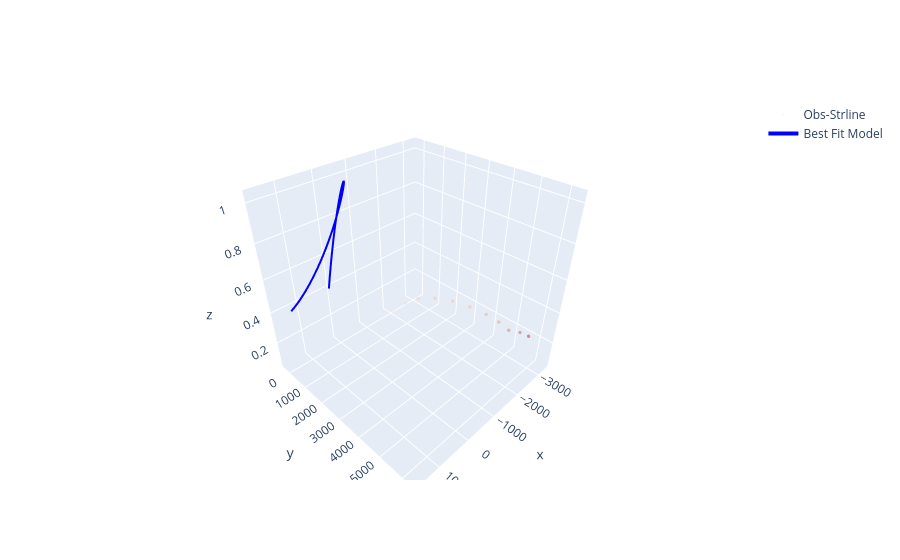
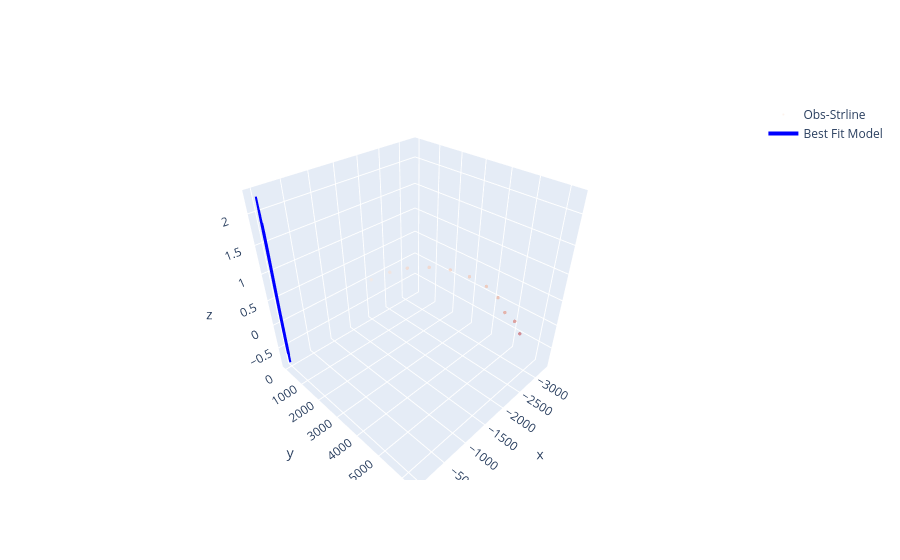
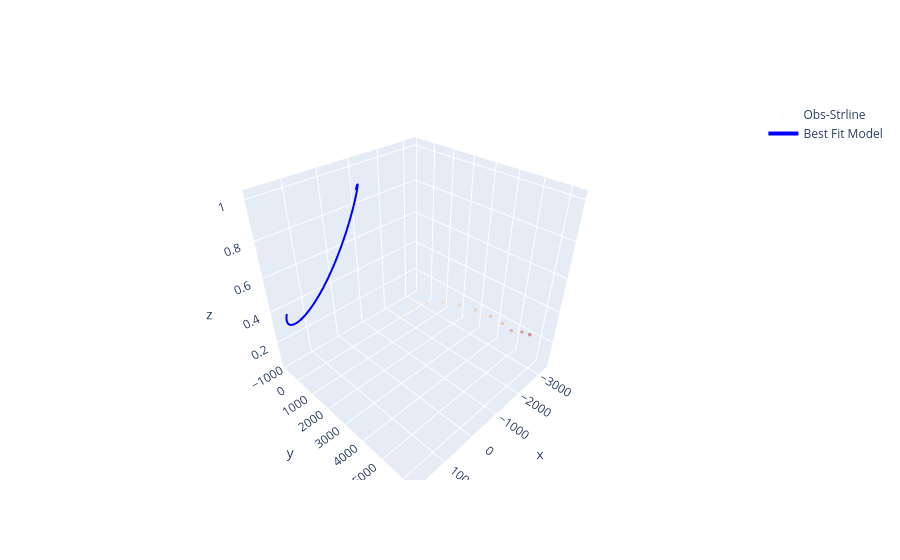
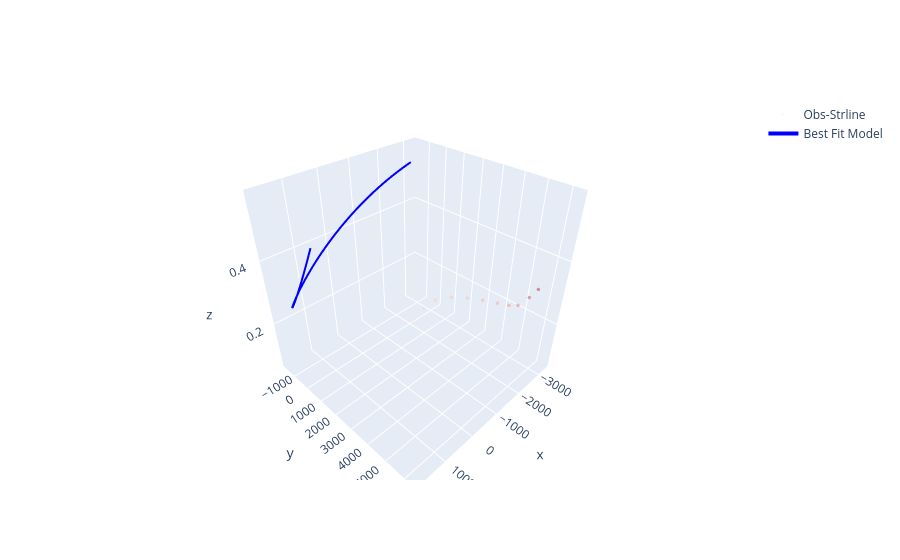

The notebook cell these images were saved under, in order:
### Code cell
nk = 100
nR = 200
n_min = 10
k_array = np.linspace(0.01, 0.6, nk) * np.pi / (np.max(R) - np.min(R))
R_0f = np.zeros_like(k_array)
R_0g = np.zeros_like(k_array)
R_0_array = np.linspace(0, np.pi / k_array[0], nR)
f_kR_re = np.zeros_like(R_0_array)
g_kR_re = np.zeros_like(R_0_array)
Rf_root = np.zeros([nk, 4])
Rg_root = np.zeros([nk, 4])
gf_root = np.ones([nk, 4])
gg_root = np.ones([nk, 4])
params = [X_r[2:-4], Z_r[2:-4], R[2:-4]]
Rf_temp = np.zeros(4)
Rg_temp = np.zeros(4)
chi_square = np.zeros((nk, nR))
clac_Inclination = np.zeros((nk, nR))
clac_phi_par = np.zeros((nk, nR))
clac_theta_par = np.zeros((nk, nR))
clac_omega_ref = np.zeros((nk, nR))
clac_t = np.zeros((nk, nR))
chi_square_min = np.zeros((4, n_min, 2))
inds_f = [0, 1]
inds_g = [0, 1]

for ik in range(nk)[::1]:
    R_0_array = np.linspace(0, np.pi / k_array[ik], nR)
    for i in range(nR):
        chi_square[ik, i] = pss.chi_square(R_0_array[i], k_array[ik], params)
        A, B, C, clac_Inclination[ik, i], clac_phi_par[ik, i], clac_theta_par[ik, i], clac_omega_ref[ik, i], clac_t[ik, i] = pss.calc_params(R_0_array[i], k_array[ik], params, radius_ref_au)


for ik in range(nk)[::1]:
    R_0_array = np.linspace(0, np.pi / k_array[ik], nR)
    for i in range(nR):
        f_kR_re[i] = pss.f_kR(R_0_array[i], k_array[ik], params)
        g_kR_re[i] = pss.g_kR(R_0_array[i], k_array[ik], params)
        # chi_square[ik, i] = pss.chi_square(R_0_array[i], k_array[ik], params)
    plt.plot(R_0_array * k_array[ik], f_kR_re / np.max(f_kR_re))
    plt.plot(R_0_array * k_array[ik], g_kR_re / np.max(g_kR_re), '--')
    f_ind = np.where(f_kR_re[:-1] * f_kR_re[1:]<0)[0]
    g_ind = np.where(g_kR_re[:-1] * g_kR_re[1:]<0)[0]
    # print(g_ind)

    # n_root = len(f_ind)
    for i in range(len(f_ind)):
        R_0_array_temp = np.linspace(R_0_array[f_ind[i]], R_0_array[f_ind[i] + 1], nR)
        for i_r in range(nR):
            f_kR_re[i_r] = pss.f_kR(R_0_array_temp[i_r], k_array[ik], params)
            # g_kR_re[i] = pss.g_kR(R_0_array[i], k_array[ik], params)

        f_ind_temp = np.where(f_kR_re[:-1] * f_kR_re[1:]<0)[0]
        # g_ind = np.where(g_kR_re[:-1] * g_kR_re[1:]<0)[0]
        # Rf_root[ik, i] = (f_kR_re[f_ind[i] + 1] * R_0_array[f_ind[i]] - f_kR_re[f_ind[i]] * R_0_array[f_ind[i] + 1]) / (f_kR_re[f_ind[i] + 1] - f_kR_re[f_ind[i]])
        Rf_temp[i] = (f_kR_re[f_ind_temp[0] + 1] * R_0_array_temp[f_ind_temp[0]] - f_kR_re[f_ind_temp[0]] * R_0_array_temp[f_ind_temp[0] + 1]) / (f_kR_re[f_ind_temp[0] + 1] - f_kR_re[f_ind_temp[0]])
        
        
    for i in range(len(g_ind)):

        R_0_array_temp = np.linspace(R_0_array[g_ind[i]], R_0_array[g_ind[i] + 1], nR)
        for i_r in range(nR):
            g_kR_re[i_r] = pss.g_kR(R_0_array_temp[i_r], k_array[ik], params)
        g_ind_temp = np.where(g_kR_re[:-1] * g_kR_re[1:]<0)[0]
        Rg_temp[i] = (g_kR_re[g_ind_temp[0] + 1] * R_0_array_temp[g_ind_temp[0]] - g_kR_re[g_ind_temp[0]] * R_0_array_temp[g_ind_temp[0] + 1]) / (g_kR_re[g_ind_temp[0] + 1] - g_kR_re[g_ind_temp[0]])
        
    Rf_root[ik, :] = Rf_temp[:]
    Rg_root[ik, :] = Rg_temp[:]
plt.axhline(0, c='k')
plt.show()

# 用 clac_Inclination 的 nan 位置，遮罩掉 chi_square 對應值
valid_mask = ~np.isnan(clac_Inclination).ravel()

for i_root in range(4):
    # ====== 新增：找出 chi_square 前50小的值和位置（NaN 已被遮掉） ======
    chi_flat = chi_square.ravel()
    sorted_indices_1d = np.argsort(chi_flat[valid_mask])[:n_min]
    valid_indices_1d = np.where(valid_mask)[0][sorted_indices_1d]
    sorted_indices_2d = np.array(np.unravel_index(valid_indices_1d, chi_square.shape)).T

    # 儲存
    chi_square_min[i_root] = sorted_indices_2d

    # 畫紅色 x
for i, j in sorted_indices_2d:
    plt.scatter(k_array[i], j * np.pi / chi_square.shape[1], marker='x', color='r', s=30, linewidths=2)

# 畫 chi_square 背景圖
chi_square_im = plt.imshow(chi_square.T, origin='lower',
                            extent=[k_array[0], k_array[-1], 0, np.pi],
                            aspect=k_array[-1] / np.pi)
plt.ylim(0, np.pi)
plt.xlabel("k")
plt.ylabel("kR")
plt.colorbar(chi_square_im, label='Chi-square')
plt.show()

    # 畫紅色 x
for i, j in sorted_indices_2d:
    plt.scatter(k_array[i], j * np.pi / chi_square.shape[1], marker='x', color='r', s=30, linewidths=2)
inclina_im = plt.imshow(clac_Inclination.T, origin='lower', 
                        extent=[k_array[0], k_array[-1], 0, np.pi],
                        aspect=k_array[-1] / np.pi)

plt.ylim(0, np.pi)
plt.xlabel("k")
plt.ylabel("kR")
plt.colorbar(inclina_im, label='Inclination')
plt.show()

    # 畫紅色 x
for i, j in sorted_indices_2d:
    plt.scatter(k_array[i], j * np.pi / chi_square.shape[1], marker='x', color='r', s=30, linewidths=2)
phi_im = plt.imshow(clac_phi_par.T, origin='lower', 
                        extent=[k_array[0], k_array[-1], 0, np.pi],
                        aspect=k_array[-1] / np.pi)

plt.ylim(0, np.pi)
plt.xlabel("k")
plt.ylabel("kR")
plt.colorbar(phi_im, label='phi')
plt.show()

    # 畫紅色 x
for i, j in sorted_indices_2d:
    plt.scatter(k_array[i], j * np.pi / chi_square.shape[1], marker='x', color='r', s=30, linewidths=2)
theta_im = plt.imshow(clac_theta_par.T, origin='lower', 
                        extent=[k_array[0], k_array[-1], 0, np.pi],
                        aspect=k_array[-1] / np.pi)

plt.ylim(0, np.pi)
plt.xlabel("k")
plt.ylabel("kR")
plt.colorbar(theta_im, label='theta')
plt.show()

    # 畫紅色 x
for i, j in sorted_indices_2d:
    plt.scatter(k_array[i], j * np.pi / chi_square.shape[1], marker='x', color='r', s=30, linewidths=2)
omega_im = plt.imshow(clac_omega_ref.T, origin='lower', 
                        extent=[k_array[0], k_array[-1], 0, np.pi],
                        aspect=k_array[-1] / np.pi)

plt.ylim(0, np.pi)
plt.xlabel("k")
plt.ylabel("kR")
plt.colorbar(omega_im, label='omega')
plt.show()

    # 畫紅色 x
for i, j in sorted_indices_2d:
    plt.scatter(k_array[i], j * np.pi / chi_square.shape[1], marker='x', color='r', s=30, linewidths=2)
t_im = plt.imshow(clac_t.T, origin='lower', 
                        extent=[k_array[0], k_array[-1], 0, np.pi],
                        aspect=k_array[-1] / np.pi)

plt.ylim(0, np.pi)
plt.xlabel("k")
plt.ylabel("kR")
plt.colorbar(t_im, label='t')
plt.show()

for i in range(n_min):
    R_0_array = np.linspace(0, np.pi / k_array[int(chi_square_min[0,i,0])], nR)
    A, B, C, inclin, phi_par, theta_par, omega_ref, t = pss.calc_params(R_0_array[int(chi_square_min[0,i,1])], k_array[int(chi_square_min[0,i,0])], params, radius_ref_au)
    print(i, 'A B C R k')
    print(A, B, C, R_0_array[int(chi_square_min[0,i,1])], k_array[int(chi_square_min[0,i,0])], chi_square[int(chi_square_min[0,i,0]), int(chi_square_min[0,i,1])] / 1e11)
    print('Parameters')
    print(np.rad2deg(inclin), np.rad2deg(theta_par), omega_ref, t / 86400 / 365 / 1e6, np.rad2deg(phi_par))
    print(np.rad2deg(clac_Inclination[int(chi_square_min[0,i,0]), int(chi_square_min[0,i,1])]), np.rad2deg(clac_theta_par[int(chi_square_min[0,i,0]), int(chi_square_min[0,i,1])]), clac_omega_ref[int(chi_square_min[0,i,0]), int(chi_square_min[0,i,1])], clac_t[int(chi_square_min[0,i,0]), int(chi_square_min[0,i,1])] / 86400 / 365 / 1e6, np.rad2deg(clac_phi_par[int(chi_square_min[0,i,0]), int(chi_square_min[0,i,1])]))

    plt.plot(R[2:-4], X_r[2:-4])
    plt.plot(R[2:-4], Z_r[2:-4])
    plt.plot(R[2:-4], A * np.cos(k_array[int(chi_square_min[0,i,0])] * ( R[2:-4] + R_0_array[int(chi_square_min[0,i,1])])))
    plt.plot(R[2:-4], B * np.sin(k_array[int(chi_square_min[0,i,0])] * ( R[2:-4] + R_0_array[int(chi_square_min[0,i,1])])) + C)
    plt.show()
    # **使用最佳參數計算最終擬合結果**
    Theta_best = theta_par
    Phi_best = phi_par
    T_best = t / 86400 / 365 / 1e6
    Inclination_best = inclin
    Omega_best = omega_ref
    x_best, y_best, z_best, u_best, v_best, w_best = pss.PSS_model(Theta_best, Phi_best, Inclination_best, radius_ref_au, 
                                                                T_best, Omega_best, 2.5e3, 7.5e3, 50)

    # **確保 `PSS_model` 的輸出也是 AU 單位**
    # x_best, y_best, v_best = np.array(x_best), np.array(y_best), np.array(v_rotat)  # AU 單位
    v_refine = v_means_LS_m + 660 * np.sin(inclin) * np.cos(theta_par)
    """回去算一次R, X_r, Z_r"""
    
    x_fitresult = x_best * np.cos(pa_rad) - z_best * np.sin(pa_rad)
    z_fitresult = x_best * np.sin(pa_rad) + z_best * np.cos(pa_rad)

    x_means_ori_AU = x_means * AU_per_pixel  # 以影像中心 (128, 128) 為基準
    z_means_ori_AU = z_means * AU_per_pixel  # 以影像中心 (128, 128) 為基準


    x_axis_range = [-10000, 10000]
    y_axis_range = [-10000, 10000]
    z_axis_range = [-1, 1]

    # **畫出 3D 圖**
    fig = go.Figure()

    # **Obs-line 觀測點（目標曲線）**
    fig.add_trace(go.Scatter3d(
        x=x_means_ori_AU, y=z_means_ori_AU, z=v_means_LS_km,
        mode='markers',
        marker=dict(
            size=marker_size, 
            color=v_means_LS_km, 
            colorscale='RdBu_r',
            cauto=False, cmin=-0.5, cmax=0.5,
            opacity=0.5,
        ),
        name="Obs-Strline"
    ))

    # **PSS Model 擬合曲線（最佳匹配）**
    # fig.add_trace(go.Scatter3d(
    #     x=x_fitresult, y=y_fitresult, z=v_best,
    #     mode='markers',
    #     marker=dict(
    #         size=marker_size, 
    #         color=v_best, 
    #         colorscale='RdBu_r',
    #         cauto=False, cmin=-0.5, cmax=0.6,
    #         opacity=0.5,
    #     ),
    #     name="Best Fit Model"
    # ))
    fig.add_trace(go.Scatter3d(
        x=x_fitresult, y=z_fitresult, z=v_best,
        mode='lines',
        line=dict(color='blue', width=4),
        name="Best Fit Model"
    ))

    # **添加原始觀測數據**
    # fig.add_trace(go.Scatter3d(
    #     x=x_AU, y=y_AU, z=z_LS,
    #     mode='markers',
    #     marker=dict(
    #         size=marker_size, 
    #         color=z_LS, 
    #         colorscale='RdBu_r',
    #         cauto=False, cmin=-0.5, cmax=0.6,
    #         opacity=0.5,
    #         colorbar=dict(title="(km/s)", orientation='h', x=0.5, y=-0.4)
    #     ),
    #     name="Original Data"
    # ))

    # **設定 3D 圖軸**
    # fig.update_layout(
    #     title="Obs-Strline Fit vs. PSS Model Best Fit",
    #     scene=dict(
    #         xaxis_title="X (AU)",
    #         yaxis_title="Y (AU)",
    #         zaxis_title="Z (km/s)",
    #         xaxis = dict(nticks=4, range=x_axis_range,),
    #         yaxis = dict(nticks=4, range=y_axis_range,),
    #         zaxis = dict(nticks=4, range=z_axis_range,),
    #         aspectmode="manual",
    #         aspectratio=dict(x=1, y=1, z=1)
    #     ),
    #     margin=dict(l=0, r=0, b=0, t=40),
    # )
    # fig.update_traces(colorbar = dict(orientation='h', y = -0.25, x = 0.5))

    
    fig.show()




# for i_root in range(4):
#     # 畫根的位置
#     plt.scatter(k_array, Rf_root[:, i_root] * k_array, c='C0', s=10)
#     plt.scatter(k_array, Rg_root[:, i_root] * k_array, c='C1', s=10)


# plt.imshow(clac_Inclination.T, origin='lower',)
# plt.show()
# for i_root in range(4):
#     # 畫根的位置
#     plt.scatter(k_array, Rf_root[:, i_root] * k_array, c='C0', s=10)
#     plt.scatter(k_array, Rg_root[:, i_root] * k_array, c='C1', s=10)
# fig = plt.figure(figsize=(8.27, 8.27))
# ax  = fig.add_subplot(111)

### Figure 1 — Plotly figure (JSON) as saved in the notebook; plotly's stock layout.template omitted (floating-point values rounded to 4 significant figures)
{"data": [{"marker": {"cauto": false, "cmax": 0.5, "cmin": -0.5, "color": [0.05856, 0.09565, 0.1241, 0.1388, 0.1493, 0.166, 0.1882, 0.2154, 0.2577, 0.3093, 0.3647], "colorscale": [[0, "rgb(5,48,97)"], [0.1, "rgb(33,102,172)"], [0.2, "rgb(67,147,195)"], [0.3, "rgb(146,197,222)"], [0.4, "rgb(209,229,240)"], [0.5, "rgb(247,247,247)"], [0.6, "rgb(253,219,199)"], [0.7, "rgb(244,165,130)"], [0.8, "rgb(214,96,77)"], [0.9, "rgb(178,24,43)"], [1, "rgb(103,0,31)"]], "opacity": 0.5, "size": 2}, "mode": "markers", "name": "Obs-Strline", "type": "scatter3d", "x": [-1975.0, -2382.0, -2708.0, -3028.0, -3249.0, -3308.0, -3248.0, -3074.0, -2751.0, -2608.0, -2338.0], "y": [169.9, 370.5, 703.3, 1295.0, 2015.0, 2865.0, 3743.0, 4496.0, 5217.0, 5777.0, 6301.0], "z": [0.05856, 0.09565, 0.1241, 0.1388, 0.1493, 0.166, 0.1882, 0.2154, 0.2577, 0.3093, 0.3647]}, {"line": {"color": "blue", "width": 4}, "mode": "lines", "name": "Best Fit Model", "type": "scatter3d", "x": [45.52, -28.91, -99.88, -165.4, -224.0, -274.7, -316.6, -349.4, -373.0, -387.4, -392.9, -389.8, -378.5, -359.6, -333.6, -301.1, -262.6, -218.8, -170.2, -117.5, -61.15, -1.694, 60.36, 124.5, 190.4, 257.5, 325.5, 394.0, 462.8, 531.4, 599.6, 667.2, 734.0, 799.6, 864.1, 927.1, 988.6, 1048.0, 1106.0, 1163.0, 1217.0, 1269.0, 1319.0, 1367.0, 1412.0, 1456.0, 1497.0, 1536.0, 1573.0, 1607.0], "y": [-274.4, -261.7, -235.4, -196.9, -148.0, -90.46, -25.97, 43.85, 117.5, 193.5, 270.8, 348.1, 424.6, 499.4, 571.8, 641.1, 707.0, 769.0, 826.8, 880.1, 928.8, 972.8, 1012.0, 1046.0, 1076.0, 1101.0, 1121.0, 1137.0, 1148.0, 1155.0, 1158.0, 1157.0, 1152.0, 1143.0, 1131.0, 1116.0, 1097.0, 1076.0, 1052.0, 1025.0, 995.8, 964.3, 930.7, 895.1, 857.8, 818.8, 778.3, 736.5, 693.4, 649.2], "z": [0.3987, 0.4734, 0.5481, 0.6203, 0.6882, 0.7505, 0.8066, 0.8561, 0.8988, 0.9347, 0.9642, 0.9875, 1.005, 1.017, 1.025, 1.028, 1.027, 1.022, 1.015, 1.005, 0.992, 0.9776, 0.9615, 0.9441, 0.9255, 0.9061, 0.8861, 0.8656, 0.8447, 0.8238, 0.8028, 0.7819, 0.7612, 0.7408, 0.7208, 0.7012, 0.682, 0.6634, 0.6453, 0.6278, 0.6109, 0.5946, 0.579, 0.564, 0.5496, 0.5359, 0.5228, 0.5104, 0.4986, 0.4874]}], "layout": {}}

### Figure 2 — Plotly figure (JSON) as saved in the notebook; plotly's stock layout.template omitted (floating-point values rounded to 4 significant figures)
{"data": [{"marker": {"cauto": false, "cmax": 0.5, "cmin": -0.5, "color": [0.05856, 0.09565, 0.1241, 0.1388, 0.1493, 0.166, 0.1882, 0.2154, 0.2577, 0.3093, 0.3647], "colorscale": [[0, "rgb(5,48,97)"], [0.1, "rgb(33,102,172)"], [0.2, "rgb(67,147,195)"], [0.3, "rgb(146,197,222)"], [0.4, "rgb(209,229,240)"], [0.5, "rgb(247,247,247)"], [0.6, "rgb(253,219,199)"], [0.7, "rgb(244,165,130)"], [0.8, "rgb(214,96,77)"], [0.9, "rgb(178,24,43)"], [1, "rgb(103,0,31)"]], "opacity": 0.5, "size": 2}, "mode": "markers", "name": "Obs-Strline", "type": "scatter3d", "x": [-1975.0, -2382.0, -2708.0, -3028.0, -3249.0, -3308.0, -3248.0, -3074.0, -2751.0, -2608.0, -2338.0], "y": [169.9, 370.5, 703.3, 1295.0, 2015.0, 2865.0, 3743.0, 4496.0, 5217.0, 5777.0, 6301.0], "z": [0.05856, 0.09565, 0.1241, 0.1388, 0.1493, 0.166, 0.1882, 0.2154, 0.2577, 0.3093, 0.3647]}, {"line": {"color": "blue", "width": 4}, "mode": "lines", "name": "Best Fit Model", "type": "scatter3d", "x": [3.764, -1.71, -5.391, -5.878, -3.155, 1.72, 7.179, 11.71, 14.24, 14.32, 12.08, 8.123, 3.286, -1.534, -5.547, -8.175, -9.103, -8.274, -5.856, -2.186, 2.296, 7.11, 11.79, 15.93, 19.2, 21.39, 22.37, 22.13, 20.74, 18.33, 15.11, 11.3, 7.14, 2.875, -1.268, -5.082, -8.395, -11.07, -13.0, -14.14, -14.45, -13.94, -12.66, -10.67, -8.045, -4.892, -1.32, 2.558, 6.623, 10.76], "y": [-5.44, -4.459, -0.2424, 5.363, 10.28, 12.95, 12.75, 9.928, 5.373, 0.2758, -4.21, -7.199, -8.193, -7.106, -4.197, 0.0274, 4.929, 9.849, 14.2, 17.51, 19.49, 20.0, 19.07, 16.84, 13.58, 9.588, 5.216, 0.803, -3.338, -6.937, -9.784, -11.73, -12.69, -12.64, -11.61, -9.675, -6.959, -3.599, 0.2439, 4.4, 8.701, 12.98, 17.09, 20.9, 24.28, 27.16, 29.44, 31.09, 32.08, 32.4], "z": [-0.6748, 0.2821, 1.333, 2.058, 2.252, 1.932, 1.264, 0.4752, -0.2225, -0.6821, -0.8371, -0.6953, -0.3185, 0.2018, 0.7672, 1.289, 1.701, 1.962, 2.055, 1.989, 1.785, 1.479, 1.109, 0.7148, 0.3318, -0.01003, -0.2884, -0.4886, -0.6038, -0.6337, -0.5834, -0.4627, -0.2839, -0.06132, 0.1901, 0.4559, 0.7224, 0.9776, 1.211, 1.415, 1.584, 1.712, 1.8, 1.845, 1.85, 1.818, 1.75, 1.652, 1.529, 1.386]}], "layout": {}}

### Figure 3 — Plotly figure (JSON) as saved in the notebook; plotly's stock layout.template omitted (floating-point values rounded to 4 significant figures)
{"data": [{"marker": {"cauto": false, "cmax": 0.5, "cmin": -0.5, "color": [0.05856, 0.09565, 0.1241, 0.1388, 0.1493, 0.166, 0.1882, 0.2154, 0.2577, 0.3093, 0.3647], "colorscale": [[0, "rgb(5,48,97)"], [0.1, "rgb(33,102,172)"], [0.2, "rgb(67,147,195)"], [0.3, "rgb(146,197,222)"], [0.4, "rgb(209,229,240)"], [0.5, "rgb(247,247,247)"], [0.6, "rgb(253,219,199)"], [0.7, "rgb(244,165,130)"], [0.8, "rgb(214,96,77)"], [0.9, "rgb(178,24,43)"], [1, "rgb(103,0,31)"]], "opacity": 0.5, "size": 2}, "mode": "markers", "name": "Obs-Strline", "type": "scatter3d", "x": [-1975.0, -2382.0, -2708.0, -3028.0, -3249.0, -3308.0, -3248.0, -3074.0, -2751.0, -2608.0, -2338.0], "y": [169.9, 370.5, 703.3, 1295.0, 2015.0, 2865.0, 3743.0, 4496.0, 5217.0, 5777.0, 6301.0], "z": [0.05856, 0.09565, 0.1241, 0.1388, 0.1493, 0.166, 0.1882, 0.2154, 0.2577, 0.3093, 0.3647]}, {"line": {"color": "blue", "width": 4}, "mode": "lines", "name": "Best Fit Model", "type": "scatter3d", "x": [-389.7, -371.2, -337.3, -289.9, -230.6, -161.3, -83.58, 0.8243, 90.44, 183.9, 279.9, 377.3, 475.2, 572.5, 668.6, 762.8, 854.5, 943.2, 1029.0, 1110.0, 1188.0, 1261.0, 1330.0, 1394.0, 1454.0, 1509.0, 1559.0, 1605.0, 1646.0, 1682.0, 1714.0, 1742.0, 1765.0, 1784.0, 1799.0, 1809.0, 1816.0, 1819.0, 1819.0, 1814.0, 1807.0, 1796.0, 1782.0, 1766.0, 1746.0, 1723.0, 1698.0, 1671.0, 1641.0, 1609.0], "y": [338.9, 447.3, 551.3, 649.3, 739.6, 821.4, 893.8, 956.4, 1009.0, 1052.0, 1085.0, 1108.0, 1123.0, 1128.0, 1125.0, 1115.0, 1097.0, 1072.0, 1041.0, 1005.0, 963.3, 917.0, 866.5, 812.3, 754.8, 694.5, 631.7, 566.8, 500.2, 432.1, 363.0, 293.1, 222.6, 151.8, 81.02, 10.34, -59.99, -129.8, -198.9, -267.2, -334.5, -400.7, -465.7, -529.4, -591.6, -652.4, -711.6, -769.2, -825.1, -879.3], "z": [0.9692, 0.9937, 1.008, 1.012, 1.009, 0.9989, 0.9835, 0.9638, 0.9407, 0.9149, 0.8874, 0.8586, 0.829, 0.7992, 0.7695, 0.7403, 0.7116, 0.6838, 0.657, 0.6312, 0.6067, 0.5835, 0.5615, 0.5408, 0.5215, 0.5034, 0.4867, 0.4712, 0.457, 0.4439, 0.4321, 0.4213, 0.4116, 0.4029, 0.3952, 0.3885, 0.3826, 0.3776, 0.3733, 0.3698, 0.367, 0.3649, 0.3634, 0.3625, 0.3621, 0.3623, 0.3629, 0.364, 0.3655, 0.3673]}], "layout": {}}

### Figure 4 — Plotly figure (JSON) as saved in the notebook; plotly's stock layout.template omitted (floating-point values rounded to 4 significant figures)
{"data": [{"marker": {"cauto": false, "cmax": 0.5, "cmin": -0.5, "color": [0.05856, 0.09565, 0.1241, 0.1388, 0.1493, 0.166, 0.1882, 0.2154, 0.2577, 0.3093, 0.3647], "colorscale": [[0, "rgb(5,48,97)"], [0.1, "rgb(33,102,172)"], [0.2, "rgb(67,147,195)"], [0.3, "rgb(146,197,222)"], [0.4, "rgb(209,229,240)"], [0.5, "rgb(247,247,247)"], [0.6, "rgb(253,219,199)"], [0.7, "rgb(244,165,130)"], [0.8, "rgb(214,96,77)"], [0.9, "rgb(178,24,43)"], [1, "rgb(103,0,31)"]], "opacity": 0.5, "size": 2}, "mode": "markers", "name": "Obs-Strline", "type": "scatter3d", "x": [-1975.0, -2382.0, -2708.0, -3028.0, -3249.0, -3308.0, -3248.0, -3074.0, -2751.0, -2608.0, -2338.0], "y": [169.9, 370.5, 703.3, 1295.0, 2015.0, 2865.0, 3743.0, 4496.0, 5217.0, 5777.0, 6301.0], "z": [0.05856, 0.09565, 0.1241, 0.1388, 0.1493, 0.166, 0.1882, 0.2154, 0.2577, 0.3093, 0.3647]}, {"line": {"color": "blue", "width": 4}, "mode": "lines", "name": "Best Fit Model", "type": "scatter3d", "x": [1506.0, 1610.0, 1695.0, 1760.0, 1807.0, 1836.0, 1849.0, 1846.0, 1828.0, 1797.0, 1754.0, 1700.0, 1636.0, 1562.0, 1481.0, 1392.0, 1297.0, 1196.0, 1091.0, 981.6, 868.8, 753.2, 635.4, 515.9, 395.1, 273.5, 151.5, 29.46, -92.33, -213.5, -333.9, -453.1, -571.1, -687.5, -802.1, -914.9, -1026.0, -1134.0, -1241.0, -1345.0, -1446.0, -1545.0, -1641.0, -1735.0, -1826.0, -1914.0, -1999.0, -2082.0, -2161.0, -2238.0], "y": [717.2, 584.8, 444.9, 300.1, 152.9, 5.366, -140.6, -283.6, -422.3, -555.7, -682.9, -803.4, -916.5, -1022.0, -1119.0, -1208.0, -1289.0, -1361.0, -1425.0, -1481.0, -1528.0, -1568.0, -1599.0, -1623.0, -1639.0, -1648.0, -1650.0, -1645.0, -1633.0, -1615.0, -1590.0, -1560.0, -1524.0, -1482.0, -1435.0, -1384.0, -1327.0, -1266.0, -1201.0, -1131.0, -1057.0, -979.9, -898.9, -814.6, -727.1, -636.5, -543.0, -446.8, -348.1, -246.9], "z": [0.4868, 0.4491, 0.4159, 0.3871, 0.3624, 0.3417, 0.3246, 0.3108, 0.3001, 0.2921, 0.2865, 0.2832, 0.2818, 0.2822, 0.2841, 0.2873, 0.2917, 0.297, 0.3033, 0.3103, 0.3179, 0.326, 0.3346, 0.3435, 0.3527, 0.3621, 0.3716, 0.3813, 0.391, 0.4008, 0.4105, 0.4203, 0.4299, 0.4394, 0.4489, 0.4582, 0.4674, 0.4764, 0.4853, 0.494, 0.5025, 0.5109, 0.519, 0.527, 0.5348, 0.5424, 0.5498, 0.557, 0.564, 0.5709]}], "layout": {}}
